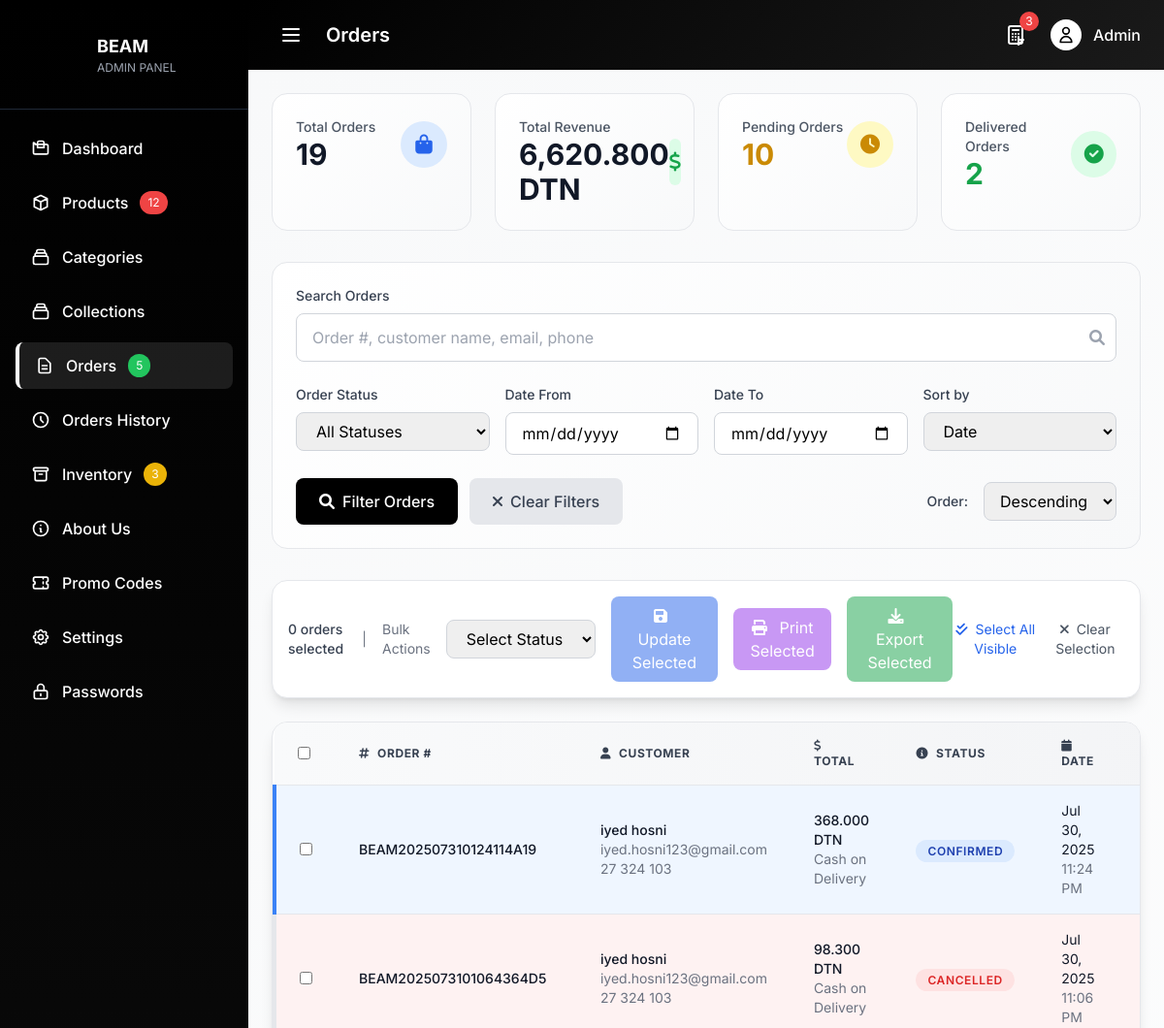
The app's page /admin/orders.php (upper part), older data.
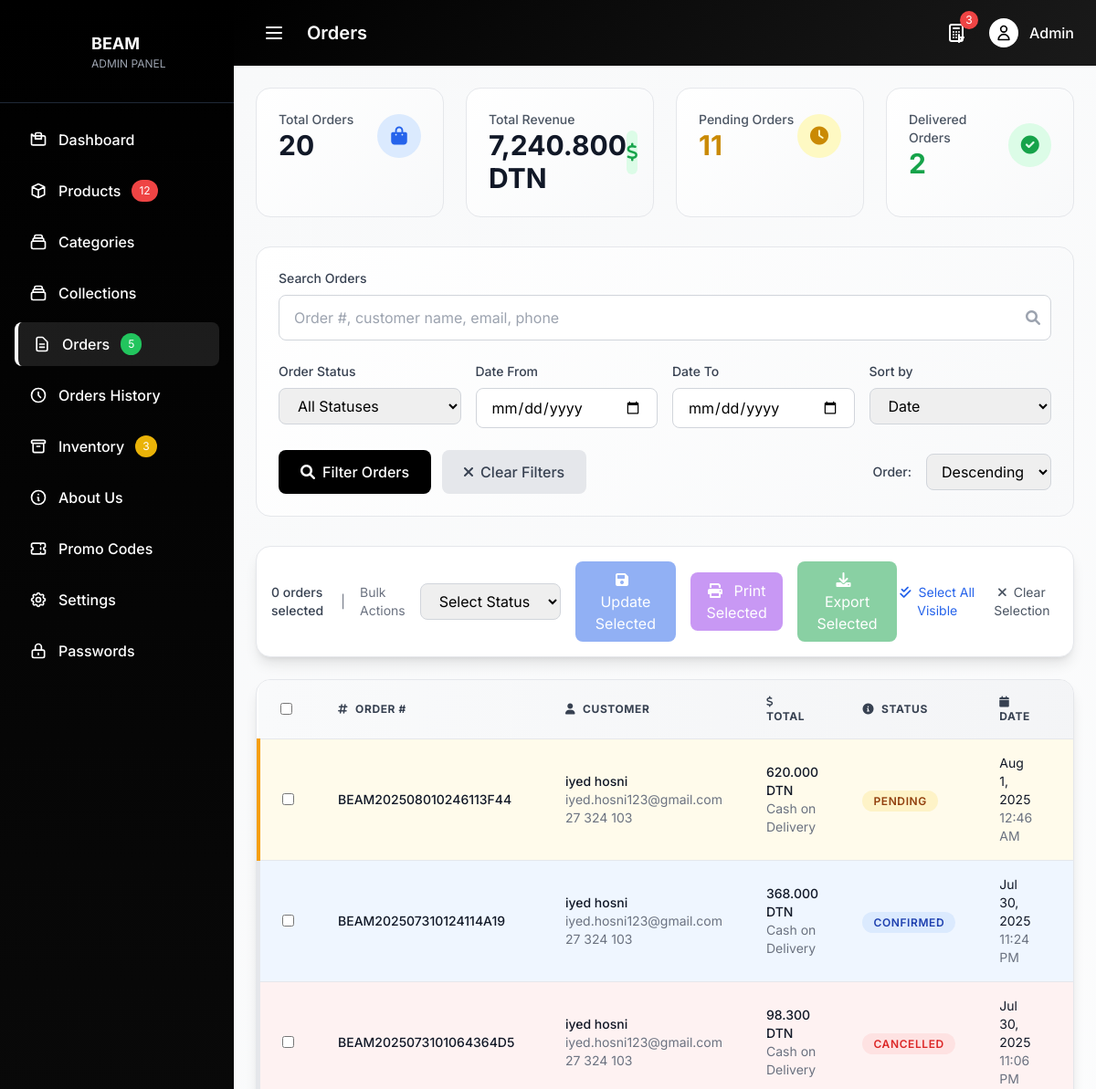
The same page, newer data.
### tables this page shows
CREATE TABLE `orders` (
  `id` int(11) NOT NULL,
  `order_number` varchar(50) NOT NULL,
  `session_id` varchar(255) NOT NULL,
  `customer_name` varchar(255) NOT NULL,
  `customer_email` varchar(255) NOT NULL,
  `customer_phone` varchar(50) NOT NULL,
  `shipping_address` text NOT NULL,
  `shipping_city` varchar(100) NOT NULL,
  `shipping_postal_code` varchar(20) DEFAULT NULL,
  `shipping_notes` text DEFAULT NULL,
  `subtotal` decimal(10,3) NOT NULL,
  `tax` decimal(10,3) NOT NULL,
  `shipping_cost` decimal(10,3) NOT NULL,
  `discount` decimal(10,3) DEFAULT 0.000,
  `promo_code_id` int(11) DEFAULT NULL,
  `promo_code` varchar(50) DEFAULT NULL,
  `total` decimal(10,3) NOT NULL,
  `payment_method` enum('cash_on_delivery') DEFAULT 'cash_on_delivery',
  `order_status` enum('pending','confirmed','processing','shipped','delivered','cancelled') DEFAULT 'pending',
  `notes` text DEFAULT NULL,
  `created_at` timestamp NOT NULL DEFAULT current_timestamp(),
  `updated_at` timestamp NOT NULL DEFAULT current_timestamp() ON UPDATE current_timestamp(),
  `tracking_number` varchar(100) DEFAULT NULL,
  `shipped_at` timestamp NULL DEFAULT NULL,
  `delivered_at` timestamp NULL DEFAULT NULL,
  `admin_notes` text DEFAULT NULL,
  `payment_status` enum('pending','paid','failed','refunded') DEFAULT 'pending'
);

### includes/functions.php (called while the page is built, shortened)
<?php
function formatPrice($price) {
    return number_format($price, 3) . ' DTN';
}
?>

### admin/orders.php (the view, shortened to what the rows shown need)
<?php
require_once '../includes/functions.php';
$sortBy = $_GET['sort'] ?? 'created_at';
$sortOrder = $_GET['order'] ?? 'DESC';
$page = max(1, (int)($_GET['page'] ?? 1));
$perPage = 20;
$offset = ($page - 1) * $perPage;
$pdo = getDBConnection();
$whereConditions = [];
$params = [];
$whereClause = !empty($whereConditions) ? 'WHERE ' . implode(' AND ', $whereConditions) : '';
$orderBy = in_array($sortBy, ['order_number', 'customer_name', 'total', 'order_status', 'created_at']) ? $sortBy : 'created_at';
$orderDirection = strtoupper($sortOrder) === 'ASC' ? 'ASC' : 'DESC';
$limit = (int)$perPage;
$offset = (int)$offset;
$stmt = $pdo->prepare("
    SELECT * FROM orders
    $whereClause
    ORDER BY $orderBy $orderDirection
    LIMIT $limit OFFSET $offset
");
$stmt->execute($params);
$orders = $stmt->fetchAll();
?>
<!DOCTYPE html>
<html lang="en">
<head>
    <script src="https://cdn.tailwindcss.com"></script>
    <link rel="stylesheet" href="../style.css">
    <link rel="stylesheet" href="admin.css">
    <link rel="stylesheet" href="https://cdnjs.cloudflare.com/ajax/libs/font-awesome/6.0.0/css/all.min.css">
</head>
<body class="bg-gray-50 min-h-screen">
    <div class="flex h-screen">
        <?php include 'includes/sidebar.php'; ?>
        <div class="flex-1 flex flex-col overflow-hidden">
        <?php require_once 'includes/header.php'; ?>
        <main class="content-area flex-1 overflow-y-auto p-4 lg:p-6">
                <div class="bg-white rounded-2xl shadow-lg border border-gray-200 overflow-hidden">
                    <div class="overflow-x-auto desktop-table">
                        <table class="w-full">
                            <thead class="bg-gradient-to-r from-gray-50 to-gray-100 border-b border-gray-200">
                                <tr>
                                    <th class="px-6 py-4 text-left">
                                        <input type="checkbox" id="selectAll" class="rounded border-gray-300 text-black focus:ring-black">
                                    </th>
                                    <th class="px-6 py-4 text-left text-xs font-bold text-gray-700 uppercase tracking-wider">
                                        <i class="fas fa-hashtag mr-2"></i>Order #
                                    </th>
                                    <th class="px-6 py-4 text-left text-xs font-bold text-gray-700 uppercase tracking-wider">
                                        <i class="fas fa-user mr-2"></i>Customer
                                    </th>
                                    <th class="px-6 py-4 text-left text-xs font-bold text-gray-700 uppercase tracking-wider">
                                        <i class="fas fa-dollar-sign mr-2"></i>Total
                                    </th>
                                    <th class="px-6 py-4 text-left text-xs font-bold text-gray-700 uppercase tracking-wider">
                                        <i class="fas fa-info-circle mr-2"></i>Status
                                    </th>
                                    <th class="px-6 py-4 text-left text-xs font-bold text-gray-700 uppercase tracking-wider">
                                        <i class="fas fa-calendar mr-2"></i>Date
                                    </th>
                                    <th class="px-6 py-4 text-left text-xs font-bold text-gray-700 uppercase tracking-wider">
                                    </th>
                                </tr>
                            </thead>
                            <tbody class="divide-y divide-gray-200">
                                <?php if (empty($orders)): ?>
                                    <tr>
                                        <td colspan="7" class="px-6 py-12 text-center text-gray-500">
                                            <i class="fas fa-inbox text-4xl mb-4"></i>
                                            <p class="text-lg font-medium">No orders found</p>
                                            <p class="text-sm">Try adjusting your filters or search criteria.</p>
                                        </td>
                                    </tr>
                                <?php else: ?>
                                    <?php foreach ($orders as $order): ?>
                                        <tr class="order-row status-<?php echo $order['order_status']; ?>" data-order-id="<?php echo $order['id']; ?>">
                                            <td class="px-6 py-4">
                                                <input type="checkbox" name="order_ids[]" value="<?php echo $order['id']; ?>"
                                                       class="order-checkbox rounded border-gray-300 text-black focus:ring-black">
                                            </td>
                                            <td class="px-6 py-4">
                                                <div class="flex items-center">
                                                    <div class="text-sm font-medium text-gray-900">
                                                        <?php echo htmlspecialchars($order['order_number']); ?>
                                                    </div>
                                                </div>
                                            </td>
                                            <td class="px-6 py-4">
                                                <div>
                                                    <div class="text-sm font-medium text-gray-900">
                                                        <?php echo htmlspecialchars($order['customer_name']); ?>
                                                    </div>
                                                    <div class="text-sm text-gray-500">
                                                        <?php echo htmlspecialchars($order['customer_email']); ?>
                                                    </div>
                                                    <div class="text-sm text-gray-500">
                                                        <?php echo htmlspecialchars($order['customer_phone']); ?>
                                                    </div>
                                                </div>
                                            </td>
                                            <td class="px-6 py-4">
                                                <div class="text-sm font-medium text-gray-900">
                                                    <?php echo formatPrice($order['total']); ?>
                                                </div>
                                                <div class="text-sm text-gray-500">
                                                    <?php echo $order['payment_method'] === 'cash_on_delivery' ? 'Cash on Delivery' : ucfirst(str_replace('_', ' ', $order['payment_method'])); ?>
                                                </div>
                                            </td>
                                            <td class="px-6 py-4">
                                                <span class="order-status status-<?php echo $order['order_status']; ?>">
                                                    <?php echo ucfirst($order['order_status']); ?>
                                                </span>
                                            </td>
                                            <td class="px-6 py-4">
                                                <div class="text-sm text-gray-900">
                                                    <?php echo date('M j, Y', strtotime($order['created_at'])); ?>
                                                </div>
                                                <div class="text-sm text-gray-500">
                                                    <?php echo date('g:i A', strtotime($order['created_at'])); ?>
                                                </div>
                                            </td>
                                            <td class="px-6 py-4">
                                            </td>
                                        </tr>
                                    <?php endforeach; ?>
                                <?php endif; ?>
                            </tbody>
                        </table>
                    </div>
                </div>
            </main>
        </div>
    </div>
</body>
</html>

Row changes from the older to the newer data that the page shows:
added orders: order_number "BEAM202508010246113F44", customer_name "iyed hosni", customer_email "iyed.hosni123@gmail.com", customer_phone "27 324 103", total "620.000 DTN", payment_method "Cash on Delivery", order_status "PENDING", created_at "Aug 1, 2025", created_at "12:46 AM"
Text that changed along with them:
$stats['total_orders']: "19" → "20"
formatPrice($stats['total_revenue']): "6,620.800 DTN" → "7,240.800 DTN"
$stats['pending_orders']: "10" → "11"
